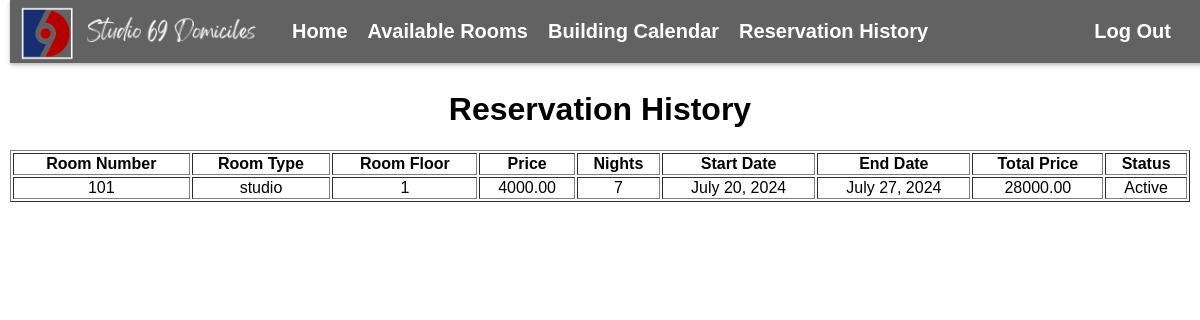
Page /reservation-history/ (signed in) on the earlier database version.
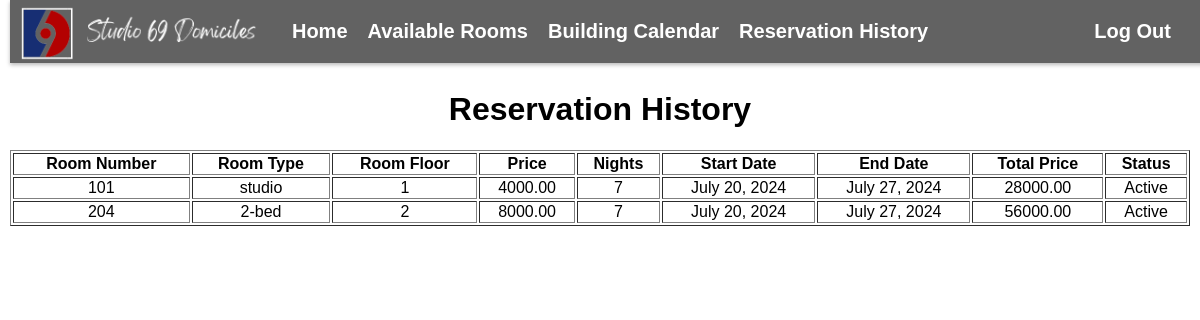
Same page on the later database version.
### reservations/models.py (models this page shows, shortened)
class Room(models.Model):
    ROOM_TYPES = (
        ('studio', 'Studio'),
        ('1-bed', '1 Bedroom'),
        ('2-bed', '2 Bedrooms'),
    )
    unit = models.CharField(max_length=10)
    type = models.CharField(max_length=20, choices=ROOM_TYPES)
    floor = models.IntegerField()
    price = models.DecimalField(max_digits=10, decimal_places=2)
    is_booked = models.BooleanField(default=False)
    images = models.JSONField(default=list)  # Storing images as JSON

class Booking(models.Model):
    user = models.ForeignKey(User, on_delete=models.CASCADE)
    room = models.ForeignKey(Room, on_delete=models.CASCADE)
    start_date = models.DateField()
    end_date = models.DateField()
    total_price = models.DecimalField(max_digits=10, decimal_places=2)
    is_canceled = models.BooleanField(default=False)
    proof_of_payment = models.ImageField(upload_to='proofs/', blank=True, null=True)  # Adjust as needed

### reservations/views.py (the view)
# urls.py: path('reservation-history/', views.reservation_history, name='reservation_history'),
@login_required
def reservation_history(request):
    user = request.user
    bookings = Booking.objects.filter(user=user).select_related('room')
    reservation_data = []
    for booking in bookings:
        room = booking.room
        nights = (booking.end_date - booking.start_date).days
        total_price = room.price * nights
        reservation_data.append({
            'id': booking.id,
            'room_number': room.unit,
            'room_type': room.type,
            'room_floor': room.floor,
            'price': room.price,
            'nights': nights,
            'start_date': booking.start_date,
            'end_date': booking.end_date,
            'total_price': total_price
        })
    return render(request, 'reservations/reservation_history.html', {
        'reservations': reservation_data
    })

### reservations/templates/reservations/reservation_history.html (shortened to what this page needs)
{% load static %}
<!DOCTYPE html>
<html>
<head>
</head>
<body>
    <div class="navbar">
        <nav>
            <a href="{% url 'home' %}"><img class="navbar_logo" src="{% static 'reservations/images/Navbar_Logo.png' %}" alt="Studio 69"></a>
            <ul>
                <li><a href="{% url 'home' %}">Home</a></li>
                <li><a href="{% url 'room_availability' %}">Available Rooms</a></li>
                <li><a href="{% url 'building_overview' %}">Building Calendar</a></li>
                {% if user.is_authenticated %}
                <li><a href="{% url 'reservation_history' %}">Reservation History</a></li>
                <form action="{% url 'logout' %}" method="post" style="display: inline;">
                    <button type="submit" class="logout-button">Log Out</button>
                </form>
                {% endif %}
            </ul>
        </nav>
    </div>
    <div class="main">
      <h1>Reservation History</h1>
      <table border="1">
        <thead>
            <tr>
                <th>Room Number</th>
                <th>Room Type</th>
                <th>Room Floor</th>
                <th>Price</th>
                <th>Nights</th>
                <th>Start Date</th>
                <th>End Date</th>
                <th>Total Price</th>
                <th>Status</th>
            </tr>
        </thead>
        <tbody>
            {% for reservation in reservations %}
                <tr>
                    <td>{{ reservation.room_number }}</td>
                    <td>{{ reservation.room_type }}</td>
                    <td>{{ reservation.room_floor }}</td>
                    <td>{{ reservation.price }}</td>
                    <td>{{ reservation.nights }}</td>
                    <td>{{ reservation.start_date }}</td>
                    <td>{{ reservation.end_date }}</td>
                    <td>{{ reservation.total_price }}</td>
                    <td>
                        {% if reservation.is_canceled %}
                            Canceled
                        {% else %}
                            Active
                        {% endif %}
                    </td>
                </tr>
            {% empty %}
                <tr>
                    <td colspan="9" style="text-align: center; padding: 50px; ">No reservations yet...</td>
                </tr>
            {% endfor %}
        </tbody>
    </table>
    </div>
</body>
</html>

Differences in the rows shown:
now on this page (row unchanged): Room: room_number "204", room_type "2-bed", price "8000.00"
added Booking: start_date "July 20, 2024", end_date "July 27, 2024"
Other differences:
new list line: "2 7 56000.00 Active"
